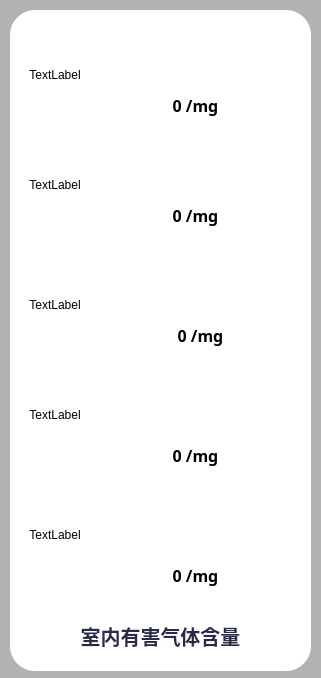
<?xml version="1.0" encoding="UTF-8"?>
<ui version="4.0">
 <class>WindAirQuality</class>
 <widget class="QDialog" name="WindAirQuality">
  <property name="geometry">
   <rect>
    <x>0</x>
    <y>0</y>
    <width>321</width>
    <height>678</height>
   </rect>
  </property>
  <property name="windowTitle">
   <string>Dialog</string>
  </property>
  <property name="styleSheet">
   <string notr="true">QDialog#WindAirQuality
{
	background-color:rgb(178,178,178,255);
}</string>
  </property>
  <widget class="QFrame" name="bottom">
   <property name="geometry">
    <rect>
     <x>10</x>
     <y>10</y>
     <width>301</width>
     <height>661</height>
    </rect>
   </property>
   <property name="font">
    <font>
     <family>Fixedsys</family>
    </font>
   </property>
   <property name="styleSheet">
    <string notr="true">QFrame#bottom
{
	background-color:#ffffff;
 
	border:none;
	border-radius:25px;
}</string>
   </property>
   <property name="frameShape">
    <enum>QFrame::StyledPanel</enum>
   </property>
   <property name="frameShadow">
    <enum>QFrame::Raised</enum>
   </property>
   <widget class="QLabel" name="label_3">
    <property name="geometry">
     <rect>
      <x>60</x>
      <y>610</y>
      <width>181</width>
      <height>31</height>
     </rect>
    </property>
    <property name="font">
     <font>
      <family>Adobe 黑体 Std R</family>
      <pointsize>15</pointsize>
      <weight>75</weight>
      <bold>true</bold>
     </font>
    </property>
    <property name="styleSheet">
     <string notr="true">color:#282A49</string>
    </property>
    <property name="text">
     <string>室内有害气体含量</string>
    </property>
    <property name="alignment">
     <set>Qt::AlignCenter</set>
    </property>
   </widget>
   <widget class="QLabel" name="Co2P">
    <property name="geometry">
     <rect>
      <x>10</x>
      <y>30</y>
      <width>70</width>
      <height>70</height>
     </rect>
    </property>
    <property name="text">
     <string>TextLabel</string>
    </property>
    <property name="alignment">
     <set>Qt::AlignCenter</set>
    </property>
   </widget>
   <widget class="QLabel" name="HCHOP">
    <property name="geometry">
     <rect>
      <x>10</x>
      <y>140</y>
      <width>70</width>
      <height>70</height>
     </rect>
    </property>
    <property name="text">
     <string>TextLabel</string>
    </property>
    <property name="alignment">
     <set>Qt::AlignCenter</set>
    </property>
   </widget>
   <widget class="QLabel" name="TVCOP">
    <property name="geometry">
     <rect>
      <x>10</x>
      <y>260</y>
      <width>70</width>
      <height>70</height>
     </rect>
    </property>
    <property name="text">
     <string>TextLabel</string>
    </property>
    <property name="alignment">
     <set>Qt::AlignCenter</set>
    </property>
   </widget>
   <widget class="QLabel" name="PM25P">
    <property name="geometry">
     <rect>
      <x>10</x>
      <y>370</y>
      <width>70</width>
      <height>70</height>
     </rect>
    </property>
    <property name="text">
     <string>TextLabel</string>
    </property>
    <property name="alignment">
     <set>Qt::AlignCenter</set>
    </property>
   </widget>
   <widget class="QLabel" name="PM10P">
    <property name="geometry">
     <rect>
      <x>10</x>
      <y>490</y>
      <width>70</width>
      <height>70</height>
     </rect>
    </property>
    <property name="text">
     <string>TextLabel</string>
    </property>
    <property name="alignment">
     <set>Qt::AlignCenter</set>
    </property>
   </widget>
   <widget class="XProgressBar" name="Co2_Xprogress" native="true">
    <property name="geometry">
     <rect>
      <x>85</x>
      <y>50</y>
      <width>201</width>
      <height>21</height>
     </rect>
    </property>
   </widget>
   <widget class="XProgressBar" name="HCHO_Xprogress" native="true">
    <property name="geometry">
     <rect>
      <x>85</x>
      <y>161</y>
      <width>201</width>
      <height>20</height>
     </rect>
    </property>
   </widget>
   <widget class="XProgressBar" name="TVCO_Xprogress" native="true">
    <property name="geometry">
     <rect>
      <x>85</x>
      <y>281</y>
      <width>201</width>
      <height>20</height>
     </rect>
    </property>
   </widget>
   <widget class="XProgressBar" name="PM25_Xprogress" native="true">
    <property name="geometry">
     <rect>
      <x>85</x>
      <y>391</y>
      <width>201</width>
      <height>20</height>
     </rect>
    </property>
   </widget>
   <widget class="XProgressBar" name="PM10_Xprogress" native="true">
    <property name="geometry">
     <rect>
      <x>85</x>
      <y>511</y>
      <width>201</width>
      <height>20</height>
     </rect>
    </property>
   </widget>
   <widget class="QLabel" name="Pm25_Label">
    <property name="geometry">
     <rect>
      <x>140</x>
      <y>430</y>
      <width>91</width>
      <height>31</height>
     </rect>
    </property>
    <property name="font">
     <font>
      <family>Adobe 黑体 Std R</family>
      <pointsize>12</pointsize>
      <weight>75</weight>
      <bold>true</bold>
     </font>
    </property>
    <property name="text">
     <string>0 /mg</string>
    </property>
    <property name="alignment">
     <set>Qt::AlignCenter</set>
    </property>
   </widget>
   <widget class="QLabel" name="Pm10_Label">
    <property name="geometry">
     <rect>
      <x>140</x>
      <y>550</y>
      <width>91</width>
      <height>31</height>
     </rect>
    </property>
    <property name="font">
     <font>
      <family>Adobe 黑体 Std R</family>
      <pointsize>12</pointsize>
      <weight>75</weight>
      <bold>true</bold>
     </font>
    </property>
    <property name="text">
     <string>0 /mg</string>
    </property>
    <property name="alignment">
     <set>Qt::AlignCenter</set>
    </property>
   </widget>
   <widget class="QLabel" name="Tvco_Label">
    <property name="geometry">
     <rect>
      <x>140</x>
      <y>310</y>
      <width>101</width>
      <height>31</height>
     </rect>
    </property>
    <property name="font">
     <font>
      <family>Adobe 黑体 Std R</family>
      <pointsize>12</pointsize>
      <weight>75</weight>
      <bold>true</bold>
     </font>
    </property>
    <property name="text">
     <string>0 /mg</string>
    </property>
    <property name="alignment">
     <set>Qt::AlignCenter</set>
    </property>
   </widget>
   <widget class="QLabel" name="HCHO_Label">
    <property name="geometry">
     <rect>
      <x>140</x>
      <y>190</y>
      <width>91</width>
      <height>31</height>
     </rect>
    </property>
    <property name="font">
     <font>
      <family>Adobe 黑体 Std R</family>
      <pointsize>12</pointsize>
      <weight>75</weight>
      <bold>true</bold>
     </font>
    </property>
    <property name="text">
     <string>0 /mg</string>
    </property>
    <property name="alignment">
     <set>Qt::AlignCenter</set>
    </property>
   </widget>
   <widget class="QLabel" name="Co2_Label">
    <property name="geometry">
     <rect>
      <x>140</x>
      <y>80</y>
      <width>91</width>
      <height>31</height>
     </rect>
    </property>
    <property name="font">
     <font>
      <family>Adobe 黑体 Std R</family>
      <pointsize>12</pointsize>
      <weight>75</weight>
      <bold>true</bold>
     </font>
    </property>
    <property name="text">
     <string>0 /mg</string>
    </property>
    <property name="alignment">
     <set>Qt::AlignCenter</set>
    </property>
   </widget>
  </widget>
 </widget>
 <customwidgets>
  <customwidget>
   <class>XProgressBar</class>
   <extends>QWidget</extends>
   <header>xprogressbar.h</header>
   <container>1</container>
  </customwidget>
 </customwidgets>
 <resources/>
 <connections/>
</ui>
